Frame 1 (no input): blank canvas, image omitted
Frame 60 (no input): blank canvas, image omitted
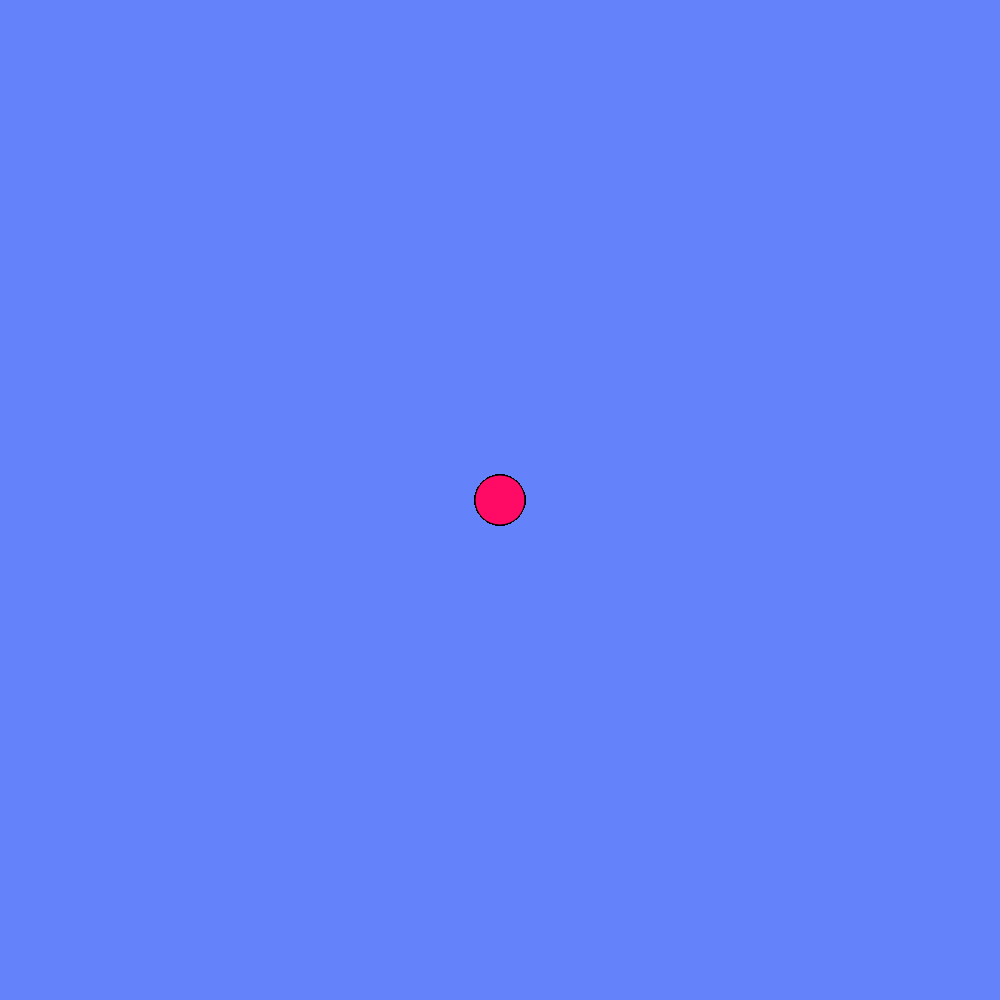
Frame 120 (the mouse pressed at the canvas centre since frame 60)

The p5.js sketch whose frames 1 and 60 were blank and that drew this single picture after the mouse press (run headless with seeded random() and noise() and a simulated clock; from frame 60 on, the mouse is pressed at the canvas centre):

// p5.js sketch
// ── sketch.js
function setup() {
  createCanvas(1000, 1000);
   background(100, 130, 250); //cor do fundo 
}

function draw() { 
 
  fill(255,10,100); // cor de preenchimento do círculo

if (mouseIsPressed) {
  circle(mouseX, mouseY, 50); // círculo
}
  
}
